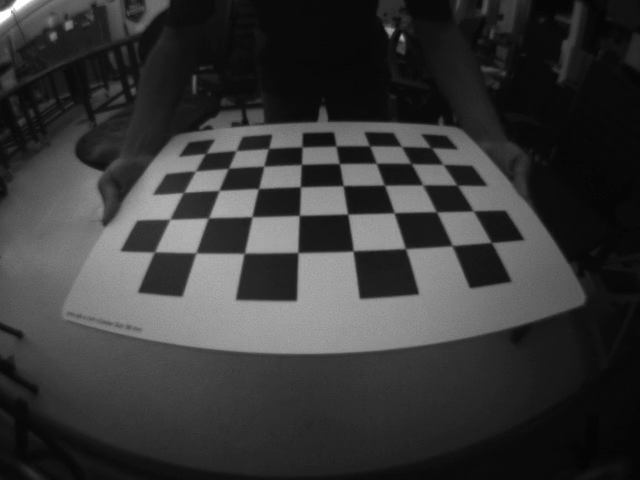
#> input picture frame 31 of opencv/src/voxl/chessboard.mp4, 640 x 480 px, given in place of shadows.mp4, which was not available
$ python feature_tracking2.py
#> lines starting #> are read from the running program, lines starting #| are printed output that depends on the picture; after the words box and inside, x2 and y2 are one past the last pixel; in counts of white or black regions, pixels touching at a corner belong together; pictures that were not available may be replaced by others from this repository, and a replacement may not be noted
#!/bin/bash

import cv2 as cv
import numpy as np
import time

# params for ShiTomasi corner detection
feature_params = dict(maxCorners=100,
                      qualityLevel=0.3,
                      minDistance=2,
                      blockSize=2)
# Parameters for lucas kanade optical flow
lk_params = dict(winSize=(15, 15),
                 maxLevel=15,
                 criteria=(cv.TERM_CRITERIA_EPS | cv.TERM_CRITERIA_COUNT, 30, 0.1))
# Create some random colors
color = np.random.randint(0, 255, (100, 3))

cap = cv.VideoCapture("shadows.mp4")
if not cap.isOpened():
    print("Cannot open camera")
    exit()
# Capture old frame
ret1, old_frame = cap.read()
#> old_frame is the input picture: shape (480, 640, 3); min 3, max 255, mean 55.5
if not ret1:
    print("Can't receive frame (stream end?). Exiting ...")
    exit()
# Resize
old_frame_resized = cv.resize(old_frame, None, fx=0.2, fy=0.2, interpolation=cv.INTER_AREA)
# Grayscale
old_gray = cv.cvtColor(old_frame_resized, cv.COLOR_BGR2GRAY)
# Thresholding
ret2, old_frame_thresh = cv.threshold(old_gray, 40, 255, cv.THRESH_BINARY + cv.THRESH_OTSU)
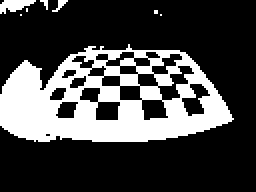
#> old_frame_thresh: shape (96, 128) (shown 2 times larger); 27.4% white; 8 white regions (6 under 20 px), largest, box (x1, y1, x2, y2) and area: (0, 22, 117, 71) 3250, (0, 0, 18, 7) 77
#> ret2 = 77
# Corner detection
p0 = cv.goodFeaturesToTrack(old_frame_thresh, mask=None, **feature_params)
#> p0 = 97 rows, first 8: [78, 6], [59, 52], [92, 50], [41, 49], [26, 49], [97, 48], [89, 48], [32, 45]
ti = time.time()
# Create a mask image for drawing purposes
mask = np.zeros_like(old_frame_thresh)

while True:
    # Capture new frame
    ret3, new_frame = cap.read()
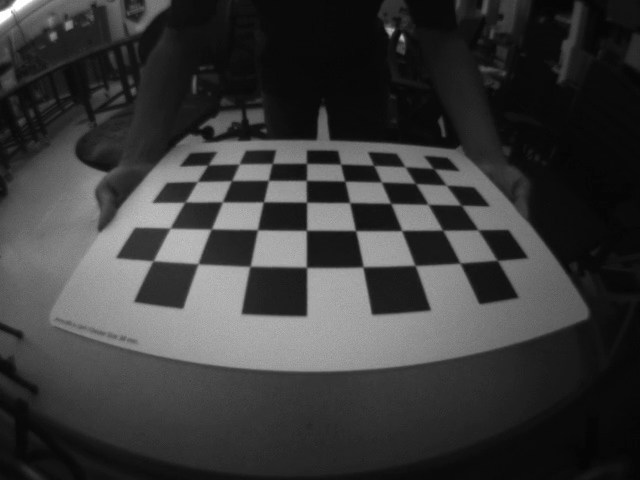
#> input picture frame 32 of opencv/src/voxl/chessboard.mp4, 640 x 480 px, given in place of shadows.mp4, which was not available
#> new_frame is the input picture: shape (480, 640, 3); min 3, max 255, mean 57.8
    # if frame is read correctly ret is True
    if not ret3:
        print("Can't receive frame (stream end?). Exiting ...")
        break
    # Resize
    new_frame_resized = cv.resize(new_frame, None, fx=0.2, fy=0.2, interpolation=cv.INTER_AREA)
    # Grayscale
    new_gray = cv.cvtColor(new_frame_resized, cv.COLOR_BGR2GRAY)
    # Thresholding
    ret4, new_frame_thresh = cv.threshold(new_gray, 40, 255, cv.THRESH_BINARY + cv.THRESH_OTSU)
#> new_frame_thresh: shape (96, 128); 27.9% white; 10 white regions (7 under 20 px), largest, box (x1, y1, x2, y2) and area: (0, 22, 117, 75) 3297, (0, 0, 18, 7) 81, (25, 0, 34, 6) 20
#> ret4 = 80
    # calculate optical flow
    p1, st, err = cv.calcOpticalFlowPyrLK(old_frame_thresh, new_frame_thresh, p0, None, **lk_params)
#> p1 = 97 rows, first 8: [78, 6], [60.5, 55.03], [93.32, 53.45], [41.55, 51.27], [25.42, 50.82], [98.22, 51.72], [90.53, 51.54], [31.89, 46.82]; st = 97 values from 1 to 1; err = 97 values, max 56.9 at index 25, min 0.00111 at index 35, mean 23.3
    tf = time.time()

    # Select good points
    if p1 is not None:
        good_new = p1[st == 1]
#> good_new = 97 pairs, first value 0.8 to 116.5, second value 1.08 to 71.71
        good_old = p0[st == 1]
#> good_old = 97 pairs, first value 1 to 116, second value 1 to 69
    else:
        break

    # draw the tracks
    for i, (new, old) in enumerate(zip(good_new, good_old)):
        a, b = new.ravel()
        c, d = old.ravel()
        mask = cv.line(mask, (int(a), int(b)), (int(c), int(d)), color[i].tolist(), 2)
        new_frame_thresh = cv.circle(new_frame_thresh, (int(a), int(b)), 5, color[i].tolist(), -1)
#> this loop made 97 passes
#> (a, b, c, d) on passes 1 to 12: (78, 6, 78, 6), (60.5, 55.03, 59, 52), (93.32, 53.45, 92, 50), (41.55, 51.27, 41, 49), (25.42, 50.82, 26, 49), (98.22, 51.72, 97, 48), (90.53, 51.54, 89, 48), (31.89, 46.82, 32, 45), (96.97, 46.84, 96, 43), (36.31, 45.07, 36, 43), (93.94, 44.81, 93, 41), (93.79, 42.1, 93, 38)
#> pass 1, `new_frame_thresh = cv.circle(new_frame_thresh, (int(a), int(b)), 5, co..`:
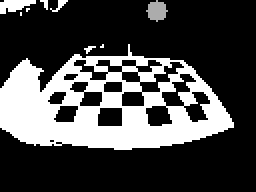
#> new_frame_thresh: shape (96, 128) (shown 2 times larger); min 0, max 255, mean 72.3
#> pass 2, `new_frame_thresh = cv.circle(new_frame_thresh, (int(a), int(b)), 5, co..`:
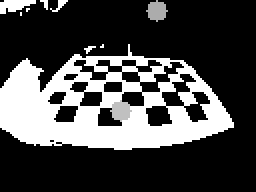
#> new_frame_thresh: shape (96, 128) (shown 2 times larger); 0.66% of pixels changed, all inside (x1, y1, x2, y2) = (55, 50, 66, 61)
#> after the loop:
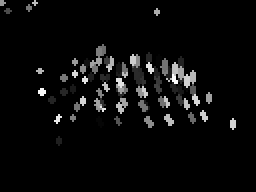
#> mask: shape (96, 128) (shown 2 times larger); min 0, max 254, mean 10.2
#> after the loop:
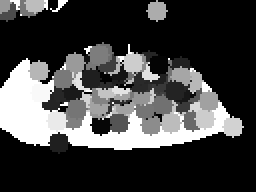
#> new_frame_thresh: shape (96, 128) (shown 2 times larger); min 0, max 255, mean 66.1
    img = cv.add(new_frame_thresh, mask)
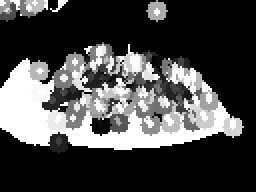
#> img: shape (96, 128) (shown 2 times larger); min 0, max 255, mean 72.9
    # Display the resulting frame
    cv.imshow('frame', img)
    if cv.waitKey(1) == ord('q'):
#> (key q is pressed here)
        break

    # Distance
    dx = p1[:, 0][:, 0] - p0[:, 0][:, 0]
    dy = p1[:, 0][:, 1] - p0[:, 0][:, 1]
    d = np.sqrt(dx**2 + dy**2)
    # Speed
    v = d / (tf - ti)
    print(v)
    # Now update the previous frame and previous points
    old_gray = new_gray.copy()
    p0 = good_new.reshape(-1, 1, 2)

cv.destroyAllWindows()

$ run again, starting later in the video
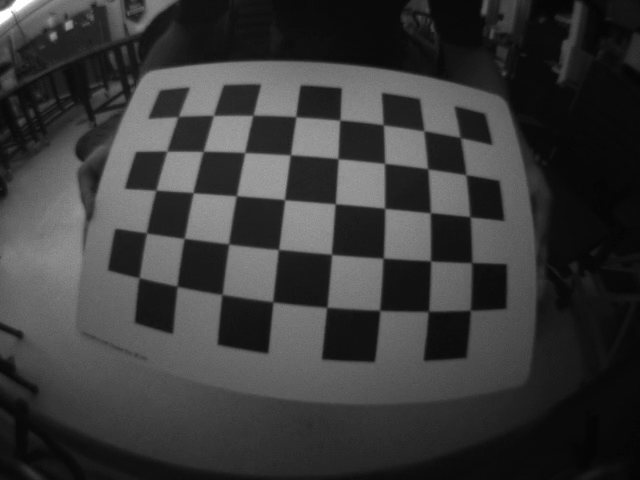
#> input picture frame 139 of opencv/src/voxl/chessboard.mp4, 640 x 480 px, given in place of shadows.mp4, which was not available
#> old_frame is the input picture: shape (480, 640, 3); min 4, max 255, mean 57.5
#> `ret2, old_frame_thresh = cv.threshold(old_gray, 40, 255, cv.THRESH_BIN..`:
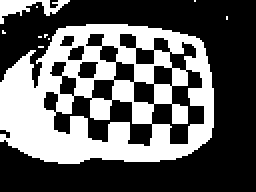
#> old_frame_thresh: shape (96, 128) (shown 2 times larger); 37.7% white; 10 white regions (8 under 20 px), largest, box (x1, y1, x2, y2) and area: (0, 12, 107, 82) 4442, (0, 0, 35, 12) 174
#> ret2 = 67
#> p0 = 100 rows, first 8: [65, 71], [34, 66], [32, 32], [20, 32], [93, 29], [35, 29], [97, 28], [51, 18]
#> ret4 = 66
#> p1 = 100 rows, first 8: [64.82, 71.26], [34.06, 66.15], [31.82, 32.14], [19.95, 32.04], [93.15, 28.97], [34.78, 28.86], [97.19, 27.83], [50.71, 17.96]; st = 100 values from 1 to 1; err = 100 values, max 22.92 at index 28, min 0.00236 at index 24, mean 9.76
#> good_new = 100 pairs, first value 3.92 to 100.7, second value 3.06 to 72.26
#> good_old = 100 pairs, first value 4 to 101, second value 3 to 72
#> the loop `for i, (new, old) in enumerate(zip(good_new, good_old)):` made 100 passes
#> (a, b, c, d) on passes 1 to 8: (64.82, 71.26, 65, 71), (34.06, 66.15, 34, 66), (31.82, 32.14, 32, 32), (19.95, 32.04, 20, 32), (93.15, 28.97, 93, 29), (34.78, 28.86, 35, 29), (97.19, 27.83, 97, 28), (50.71, 17.96, 51, 18)
#> `img = cv.add(new_frame_thresh, mask)`:
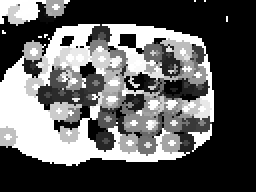
#> img: shape (96, 128) (shown 2 times larger); min 0, max 255, mean 94.6

$ run again, starting later in the video
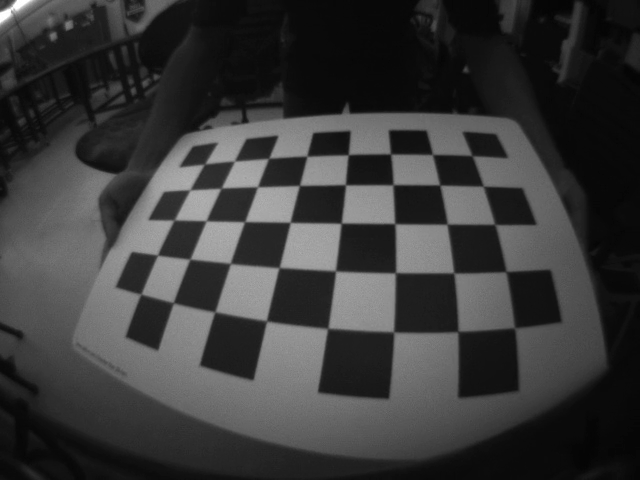
#> input picture frame 248 of opencv/src/voxl/chessboard.mp4, 640 x 480 px, given in place of shadows.mp4, which was not available
#> old_frame is the input picture: shape (480, 640, 3); min 4, max 255, mean 57.6
#> `ret2, old_frame_thresh = cv.threshold(old_gray, 40, 255, cv.THRESH_BIN..`:
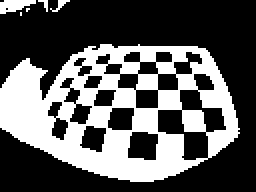
#> old_frame_thresh: shape (96, 128) (shown 2 times larger); 36% white; 6 white regions (3 under 20 px), largest, box (x1, y1, x2, y2) and area: (0, 22, 120, 91) 4308, (0, 0, 18, 7) 82, (25, 0, 35, 6) 21
#> ret2 = 69
#> p0 = 100 rows, first 8: [31, 69], [112, 64], [36, 60], [30, 52], [43, 43], [50, 39], [40, 37], [45, 34]
#> ret4 = 69
#> p1 = 100 rows, first 8: [31, 69], [112.5, 63.63], [36.03, 60.03], [30.03, 52.02], [43.21, 42.8], [50.1, 39.02], [40.19, 36.86], [45.06, 33.99]; st = 100 values from 1 to 1; err = 100 values, max 24.45 at index 12, min 0.0397 at index 0, mean 10.28
#> good_new = 100 pairs, first value 14 to 112.5, second value 1 to 78.9
#> good_old = 100 pairs, first value 14 to 112, second value 1 to 79
#> the loop `for i, (new, old) in enumerate(zip(good_new, good_old)):` made 100 passes
#> (a, b, c, d) on passes 1 to 8: (31, 69, 31, 69), (112.5, 63.63, 112, 64), (36.03, 60.03, 36, 60), (30.03, 52.02, 30, 52), (43.21, 42.8, 43, 43), (50.1, 39.02, 50, 39), (40.19, 36.86, 40, 37), (45.06, 33.99, 45, 34)
#> `img = cv.add(new_frame_thresh, mask)`:
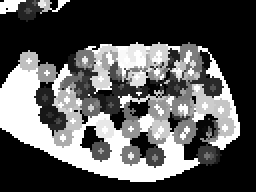
#> img: shape (96, 128) (shown 2 times larger); min 0, max 255, mean 88.4
